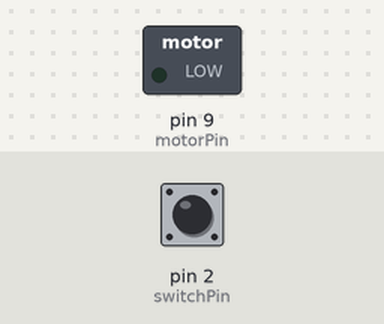
This sketch was run on a simulated Arduino Uno, built with avr-gcc and run on an emulated ATmega328P. Shown: switched loads named in the sketch (green lamp = pin HIGH). The test bench sets the inputs (shaded band); at power-on: pin 2 (switchPin) LOW.

Above: at 1.2 s.
1.3 s: pin 2 (switchPin) pulled HIGH for 0.15 s
At 1.37 s:
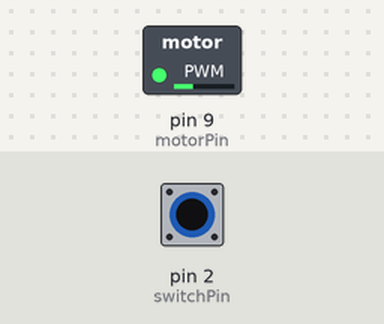
2.9 s: pin 2 (switchPin) pulled HIGH for 3.2 s
At 7.3 s:
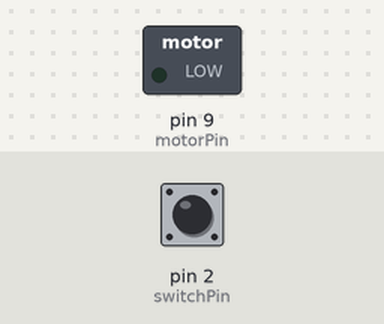
Timing chart, 0 to 8.8 s (numbered marks = the images above; inputs shaded):
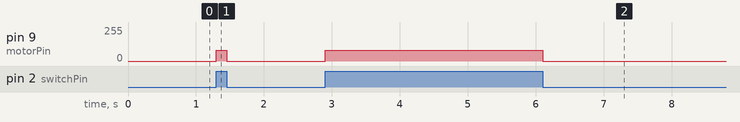

Measured:
- after the input at 1.3 s, pin 9 (motorPin): 0/255 → 80/255 at once, → 0/255 0.15 s later
- after the input at 2.9 s, pin 9 (motorPin): 0/255 → 80/255 at once, → 0/255 3.2 s later

The sketch:

project-9.ino
```cpp
const int switchPin = 2;
const int motorPin = 9;
int switchState = 0;


void setup() {
  pinMode(motorPin, OUTPUT);
  pinMode(switchPin, INPUT);
}

void loop() {
  switchState = digitalRead(switchPin);

  if (switchState == HIGH) {
    //this is for regular on/off
    //digitalWrite(motorPin, HIGH);
    //this allows PWM (range from 0 to 255)
    analogWrite(motorPin, 80);
  }
  else {
    digitalWrite(motorPin, LOW);
  }

}
```
